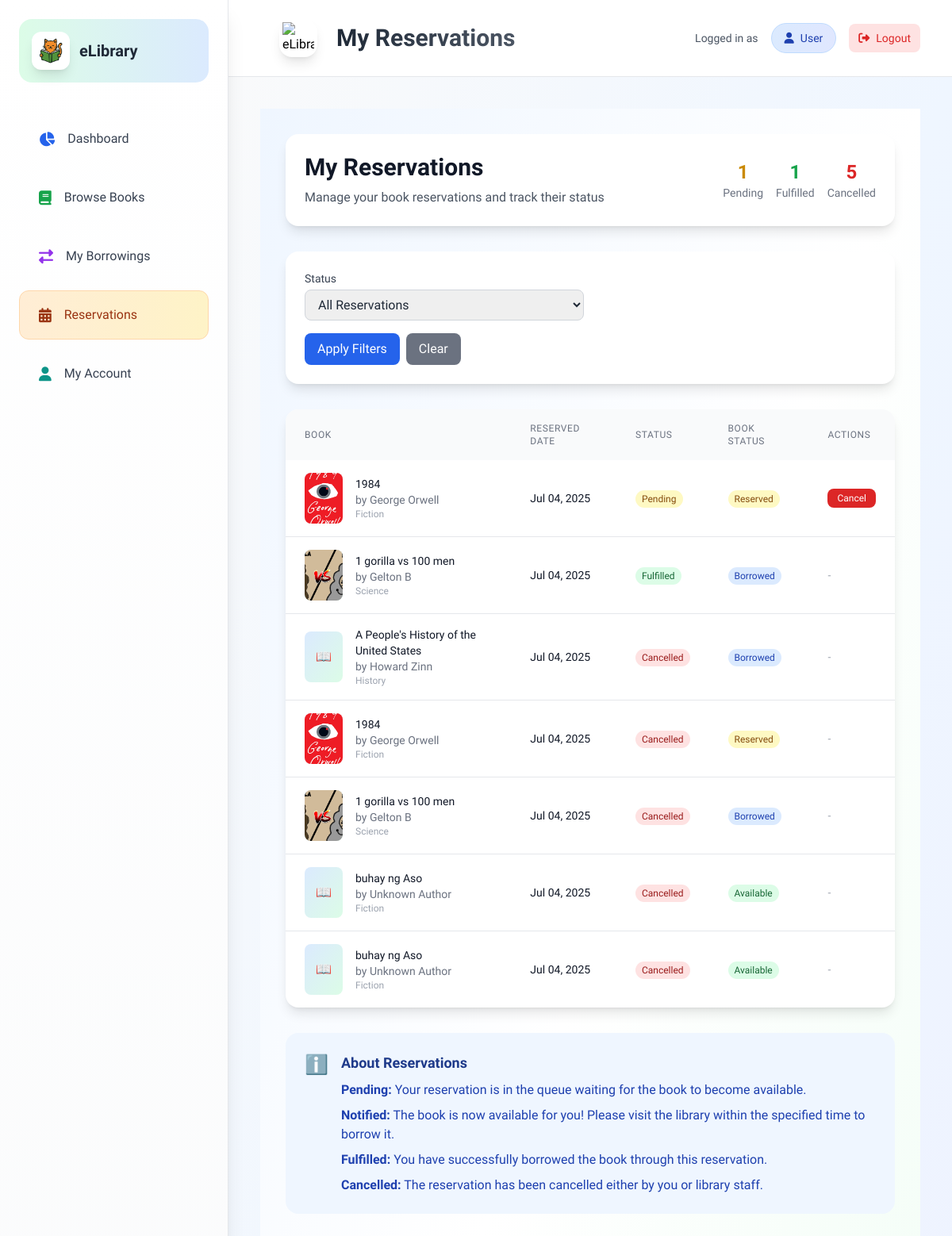
The page /pages/user/modules/reservations.php (signed in) on the database its author committed.
### tables this page shows
CREATE TABLE `reservations` (
  `reservation_id` int(11) NOT NULL,
  `book_id` varchar(25) NOT NULL,
  `user_id` int(11) NOT NULL,
  `status` enum('pending','notified','fulfilled','cancelled') DEFAULT 'pending',
  `reserved_at` timestamp NOT NULL DEFAULT current_timestamp(),
  `notified_at` timestamp NULL DEFAULT NULL,
  `expires_at` timestamp NULL DEFAULT NULL
);

CREATE TABLE `books` (
  `book_id` varchar(25) NOT NULL,
  `title` varchar(255) NOT NULL,
  `author` varchar(255) NOT NULL,
  `description` text DEFAULT NULL,
  `publish_date` date DEFAULT NULL,
  `category` varchar(3) NOT NULL,
  `book_cover` varchar(255) DEFAULT NULL,
  `added_date` date NOT NULL,
  `status` enum('available','borrowed','archived','reserved') DEFAULT 'available',
  `is_deleted` tinyint(1) DEFAULT 0
);

### pages/user/includes/user_functions.php (called while the page is built, shortened)
<?php
function formatDate($date) {
    try {
        return date('M d, Y', strtotime($date));
    } catch (Exception $e) {
        return 'N/A';
    }
}
?>

### pages/user/modules/reservations.php (the view, shortened to what this page needs)
<?php
include_once '../../../includes/db_connection.php';
include_once '../includes/user_functions.php';
$user_id = $_SESSION['user_id'];
include_once '../includes/user_header.php';
$page = isset($_GET['page']) ? (int)$_GET['page'] : 1;
$per_page = 10;
$offset = ($page - 1) * $per_page;
$where_conditions = ["r.user_id = ?"];
$params = [$user_id];
$where_clause = implode(' AND ', $where_conditions);
$sql = "SELECT r.reservation_id, r.book_id, r.status, r.reserved_at, r.notified_at, r.expires_at,
               b.title, b.author, b.category, b.book_cover, b.status as book_status
        FROM reservations r
        JOIN books b ON r.book_id = b.book_id
        WHERE $where_clause
        ORDER BY r.reserved_at DESC
        LIMIT $per_page OFFSET $offset";
$stmt = $pdo->prepare($sql);
$stmt->execute($params);
$reservations = $stmt->fetchAll(PDO::FETCH_ASSOC);
$stats_sql = "SELECT
    COUNT(CASE WHEN status = 'pending' THEN 1 END) as pending_reservations,
    COUNT(CASE WHEN status = 'fulfilled' THEN 1 END) as fulfilled_reservations,
    COUNT(CASE WHEN status = 'cancelled' THEN 1 END) as cancelled_reservations,
    COUNT(CASE WHEN status = 'notified' THEN 1 END) as notified_reservations
FROM reservations r
WHERE r.user_id = ?";
$stats_stmt = $pdo->prepare($stats_sql);
$stats_stmt->execute([$user_id]);
$stats = $stats_stmt->fetch(PDO::FETCH_ASSOC);
$category_names = [
    'FIC' => 'Fiction',
    'SCI' => 'Science',
    'HIS' => 'History',
    'TEC' => 'Technology',
    'PHI' => 'Philosophy',
    'BIO' => 'Biography',
    'ROM' => 'Romance',
    'MYS' => 'Mystery',
    'THR' => 'Thriller',
    'FAN' => 'Fantasy'
];
function getStatusBadgeClass($status) {
    switch ($status) {
        case 'pending':
            return 'bg-yellow-100 text-yellow-800';
        case 'fulfilled':
            return 'bg-green-100 text-green-800';
        case 'cancelled':
            return 'bg-red-100 text-red-800';
    }
}
?>
<div class="min-h-screen bg-gradient-to-br from-blue-50 via-white to-green-50 py-8">
    <div class="max-w-7xl mx-auto px-4 sm:px-6 lg:px-8">
        <div class="bg-white rounded-2xl shadow-lg p-6 mb-8">
            <div class="flex items-center justify-between">
                <div>
                    <h1 class="text-3xl font-bold text-gray-900 mb-2">My Reservations</h1>
                    <p class="text-gray-600">Manage your book reservations and track their status</p>
                </div>
                <div class="hidden md:flex items-center space-x-4">
                    <div class="text-center">
                        <div class="text-2xl font-bold text-yellow-600"><?php echo $stats['pending_reservations']; ?></div>
                        <div class="text-sm text-gray-500">Pending</div>
                    </div>
                    <div class="text-center">
                        <div class="text-2xl font-bold text-green-600"><?php echo $stats['fulfilled_reservations']; ?></div>
                        <div class="text-sm text-gray-500">Fulfilled</div>
                    </div>
                    <?php if ($stats['cancelled_reservations'] > 0): ?>
                        <div class="text-center">
                            <div class="text-2xl font-bold text-red-600"><?php echo $stats['cancelled_reservations']; ?></div>
                            <div class="text-sm text-gray-500">Cancelled</div>
                        </div>
                    <?php endif; ?>
                </div>
            </div>
        </div>
        <div class="bg-white rounded-2xl shadow-lg p-6 mb-8">
            <form method="GET" class="space-y-4">
                <div class="grid grid-cols-1 md:grid-cols-2 gap-4">
                    <div>
                        <label class="block text-sm font-medium text-gray-700 mb-1">Status</label>
                        <select name="status" class="w-full px-3 py-2 border border-gray-300 rounded-lg focus:ring-2 focus:ring-blue-500 focus:border-blue-500">
                            <option value="">All Reservations</option>
                        </select>
                    </div>
                </div>
                <div class="flex space-x-2">
                    <button type="submit" class="px-4 py-2 bg-blue-600 text-white rounded-lg hover:bg-blue-700 transition-colors duration-200">
                        Apply Filters
                    </button>
                    <a href="reservations.php" class="px-4 py-2 bg-gray-500 text-white rounded-lg hover:bg-gray-600 transition-colors duration-200">
                        Clear
                    </a>
                </div>
            </form>
        </div>
        <?php if (empty($reservations)): ?>
            <div class="bg-white rounded-2xl shadow-lg p-12 text-center">
                <div class="text-6xl text-gray-300 mb-4">📅</div>
                <h3 class="text-2xl font-semibold text-gray-600 mb-2">No Reservations Found</h3>
                <p class="text-gray-500 mb-6">You haven't made any reservations yet or no reservations match your filters.</p>
                <a href="browse_books.php" class="inline-block px-6 py-3 bg-blue-600 text-white rounded-lg hover:bg-blue-700 transition-colors duration-200">
                    Browse Books
                </a>
            </div>
        <?php else: ?>
            <div class="bg-white rounded-2xl shadow-lg overflow-hidden">
                <div class="overflow-x-auto">
                    <table class="w-full">
                        <thead class="bg-gray-50">
                            <tr>
                                <th class="px-6 py-4 text-left text-xs font-medium text-gray-500 uppercase tracking-wider">Book</th>
                                <th class="px-6 py-4 text-left text-xs font-medium text-gray-500 uppercase tracking-wider">Reserved Date</th>
                                <th class="px-6 py-4 text-left text-xs font-medium text-gray-500 uppercase tracking-wider">Status</th>
                                <th class="px-6 py-4 text-left text-xs font-medium text-gray-500 uppercase tracking-wider">Book Status</th>
                                <th class="px-6 py-4 text-left text-xs font-medium text-gray-500 uppercase tracking-wider">Actions</th>
                            </tr>
                        </thead>
                        <tbody class="divide-y divide-gray-200">
                            <?php foreach ($reservations as $reservation): ?>
                                <tr class="hover:bg-gray-50">
                                    <td class="px-6 py-4">
                                        <div class="flex items-center">
                                            <div class="flex-shrink-0 w-12 h-16 bg-gradient-to-br from-blue-100 to-green-100 rounded-lg flex items-center justify-center mr-4">
                                                <?php if ($reservation['book_cover'] && $reservation['book_cover'] !== 'default_book_cover.svg'): ?>
                                                    <img src="../../../assets/img/book_covers/<?php echo htmlspecialchars($reservation['book_cover']); ?>"
                                                         alt="<?php echo htmlspecialchars($reservation['title']); ?>"
                                                         class="w-full h-full object-cover rounded-lg">
                                                <?php else: ?>
                                                    <div class="text-gray-500">📖</div>
                                                <?php endif; ?>
                                            </div>
                                            <div>
                                                <div class="text-sm font-medium text-gray-900"><?php echo htmlspecialchars($reservation['title']); ?></div>
                                                <div class="text-sm text-gray-500">by <?php echo htmlspecialchars($reservation['author']); ?></div>
                                                <div class="text-xs text-gray-400">
                                                    <?php echo isset($category_names[$reservation['category']]) ? $category_names[$reservation['category']] : $reservation['category']; ?>
                                                </div>
                                            </div>
                                        </div>
                                    </td>
                                    <td class="px-6 py-4 text-sm text-gray-900">
                                        <?php echo formatDate($reservation['reserved_at']); ?>
                                    </td>
                                    <td class="px-6 py-4">
                                        <span class="px-2 py-1 text-xs font-medium rounded-full <?php echo getStatusBadgeClass($reservation['status']); ?>">
                                            <?php echo ucfirst($reservation['status']); ?>
                                        </span>
                                    </td>
                                    <td class="px-6 py-4 text-sm">
                                        <span class="px-2 py-1 text-xs font-medium rounded-full
                                            <?php echo $reservation['book_status'] === 'available' ? 'bg-green-100 text-green-800' :
                                                     ($reservation['book_status'] === 'borrowed' ? 'bg-blue-100 text-blue-800' : 'bg-yellow-100 text-yellow-800'); ?>">
                                            <?php echo ucfirst($reservation['book_status']); ?>
                                        </span>
                                    </td>
                                    <td class="px-6 py-4 text-sm">
                                        <?php if ($reservation['status'] === 'pending'): ?>
                                            <form method="POST" class="inline-block" onsubmit="return confirm('Are you sure you want to cancel reservation for \'<?php echo addslashes($reservation['title']); ?>\'?');">
                                                <button type="submit" name="cancel_reservation"
                                                        class="px-3 py-1 bg-red-600 text-white rounded-lg hover:bg-red-700 transition-colors duration-200 text-xs">
                                                    Cancel
                                                </button>
                                            </form>
                                        <?php else: ?>
                                            <span class="text-gray-400">-</span>
                                        <?php endif; ?>
                                    </td>
                                </tr>
                            <?php endforeach; ?>
                        </tbody>
                    </table>
                </div>
            </div>
        <?php endif; ?>
        <div class="bg-blue-50 rounded-2xl p-6 mt-8">
            <div class="flex items-start space-x-4">
                <div class="flex-shrink-0">
                    <div class="text-blue-600 text-2xl">ℹ️</div>
                </div>
                <div>
                    <h3 class="text-lg font-semibold text-blue-900 mb-2">About Reservations</h3>
                    <div class="text-blue-800 space-y-2">
                        <p><strong>Pending:</strong> Your reservation is in the queue waiting for the book to become available.</p>
                        <p><strong>Notified:</strong> The book is now available for you! Please visit the library within the specified time to borrow it.</p>
                        <p><strong>Fulfilled:</strong> You have successfully borrowed the book through this reservation.</p>
                        <p><strong>Cancelled:</strong> The reservation has been cancelled either by you or library staff.</p>
                    </div>
                </div>
            </div>
        </div>
    </div>
</div>

### rows shown on the page
reservations: book.title (picture), book.title "1984", book.author "George Orwell", book.category "Fiction", reserved_at "Jul 04, 2025", status "Pending", book.status "Reserved"
reservations: book.book_cover (picture), book.title "1 gorilla vs 100 men", book.author "Gelton B", book.category "Science", reserved_at "Jul 04, 2025", status "Fulfilled", book.status "Borrowed"
reservations: book.title "A People's History of the United States", book.author "Howard Zinn", book.category "History", reserved_at "Jul 04, 2025", status "Cancelled", book.status "Borrowed"
reservations: book.title (picture), book.title "1984", book.author "George Orwell", book.category "Fiction", reserved_at "Jul 04, 2025", status "Cancelled", book.status "Reserved"
reservations: book.book_cover (picture), book.title "1 gorilla vs 100 men", book.author "Gelton B", book.category "Science", reserved_at "Jul 04, 2025", status "Cancelled", book.status "Borrowed"
reservations: book.title "buhay ng Aso", book.author "Unknown Author", book.category "Fiction", reserved_at "Jul 04, 2025", status "Cancelled", book.status "Available"
reservations: book.title "buhay ng Aso", book.author "Unknown Author", book.category "Fiction", reserved_at "Jul 04, 2025", status "Cancelled", book.status "Available"

### other values the page prints
$stats['pending_reservations'] "1"
$stats['fulfilled_reservations'] "1"
$stats['cancelled_reservations'] "5"
